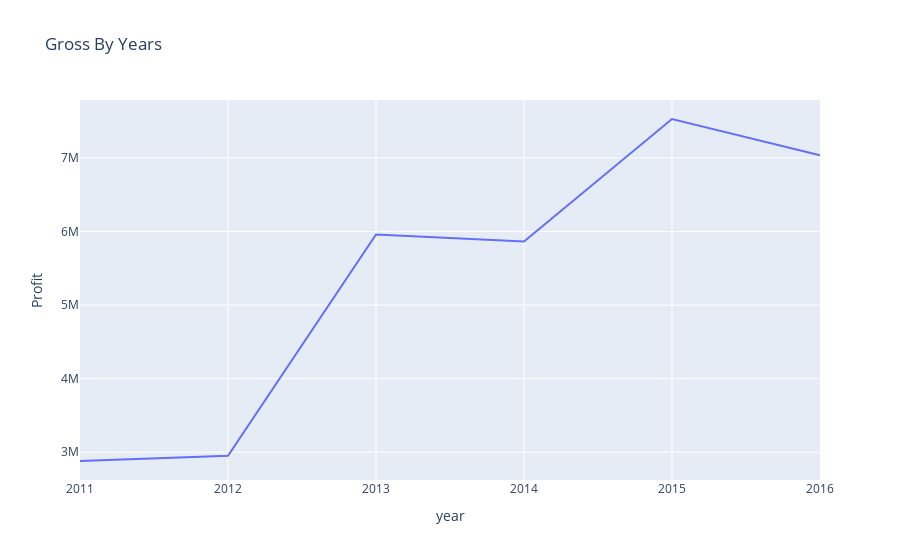

The code cell stored with this chart in its notebook:
### Code cell
px.line(df_year,x='year',y='Profit',labels={'x':'Years','y':'Gross'},title='Gross By Years')

### Figure 1 — Plotly figure (JSON) as saved in the notebook; plotly's stock layout.template omitted (floating-point values rounded to 4 significant figures)
{"data": [{"hovertemplate": "year=%{x}<br>Profit=%{y}<extra></extra>", "legendgroup": "", "line": {"color": "#636efa", "dash": "solid"}, "mode": "lines", "name": "", "orientation": "v", "showlegend": false, "type": "scatter", "x": [2011, 2012, 2013, 2014, 2015, 2016], "xaxis": "x", "y": [2881301, 2951993, 5959208, 5864087, 7528563, 7035948], "yaxis": "y"}], "layout": {"legend": {"tracegroupgap": 0}, "title": {"text": "Gross By Years"}, "xaxis": {"anchor": "y", "domain": [0.0, 1.0], "title": {"text": "year"}}, "yaxis": {"anchor": "x", "domain": [0.0, 1.0], "title": {"text": "Profit"}}}}
